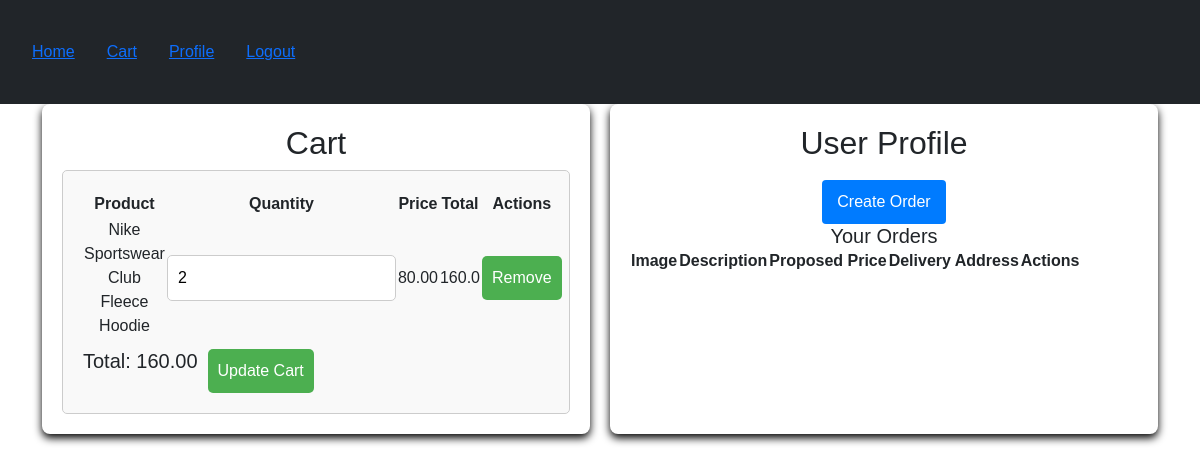
The app's page /cart/ (signed in), older data.
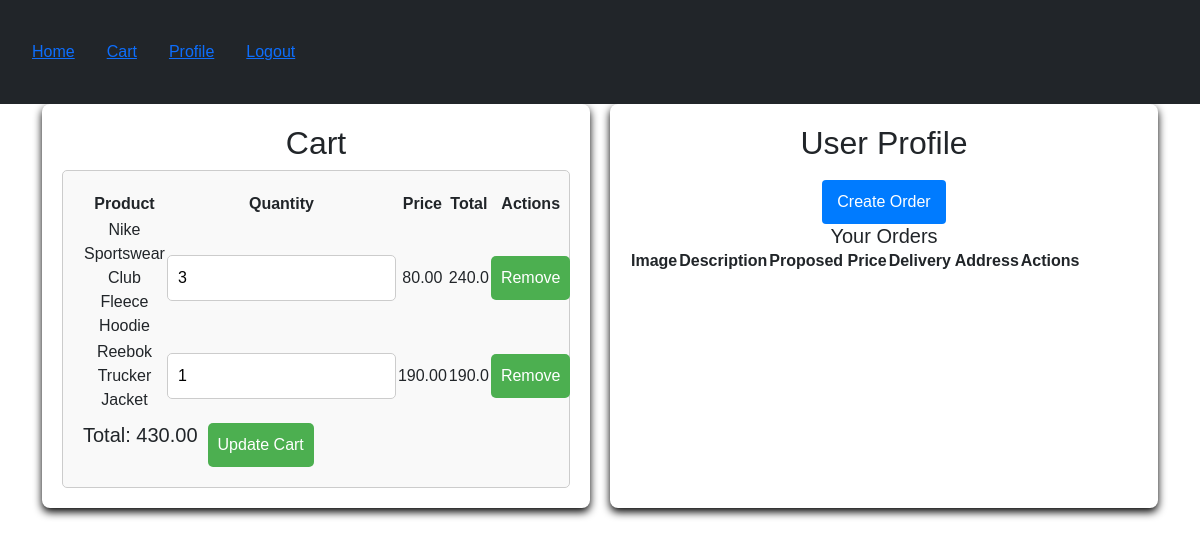
The same page, newer data.
### shop/models.py (models this page shows, shortened)
class CartItem(models.Model):
    user = models.ForeignKey(User, on_delete=models.CASCADE)
    product = models.ForeignKey(Product, on_delete=models.CASCADE)
    quantity = models.PositiveIntegerField(default=1)

class Product(models.Model):
    name = models.CharField(max_length=255)
    slug = models.SlugField(max_length=255, unique=True, blank=True)
    image = models.ImageField(upload_to='products/')
    price = models.DecimalField(max_digits=10, decimal_places=2)
    category = models.ForeignKey(Category, on_delete=models.CASCADE)
    brand = models.ForeignKey(Brand, on_delete=models.CASCADE)
    description = models.TextField()
    stock = models.PositiveIntegerField()
    class Meta:
        ordering = ('id',)

### shop/views.py (the view, shortened to what this page needs)
# urls.py: path('cart/', cart, name='cart'),
@login_required
def cart(request):
    cart_items = CartItem.objects.filter(user=request.user)
    total = sum(item.product.price * item.quantity for item in cart_items)
    context = {
        'cart_items': cart_items,
        'total': total,
    }
    return render(request, 'shop/cart.html', context)

### shop/templatetags/custom_filters.py (called while the page is built)
@register.filter(name='mul')
def multiply(value, arg):
    try:
        return float(value) * float(arg)
    except (ValueError, TypeError):
        return ''

### shop/templates/shop/cart.html (shortened to what this page needs)
{% extends "shop/base.html" %}
{% load static %}
{% load custom_filters %}
{% block content %}
<div class="product-grid">
    <div class="product-card">
        <h2>Cart</h2>
        <form method="POST">
            <table>
                <tr>
                    <th>Product</th>
                    <th>Quantity</th>
                    <th>Price</th>
                    <th>Total</th>
                    <th>Actions</th>
                </tr>
                {% for item in cart_items %}
                <tr>
                    <td>{{ item.product.name }}</td>
                    <td>
                        <input type="number" name="quantity_{{ item.id }}" value="{{ item.quantity }}">
                    </td>
                    <td>{{ item.product.price }}</td>
                    <td>{{ item.product.price|mul:item.quantity }}</td>
                    <td>
                        <button formaction="{% url 'remove_from_cart' item.id %}">Remove</button>
                    </td>
                </tr>
                {% endfor %}
            </table>
            <h3>Total: {{ total }}</h3>
            <button type="submit">Update Cart</button>
        </form>
    </div>
    <div class="product-card">
        <h2>User Profile</h2>
        <a href="{% url 'create_order' %}">Create Order</a>
        <h3>Your Orders</h3>
        <table>
            <tr>
                <th>Image</th>
                <th>Description</th>
                <th>Proposed Price</th>
                <th>Delivery Address</th>
                <th>Actions</th>
            </tr>
        </table>
    </div>
</div>
{% endblock %}

Row changes from the older to the newer data that the page shows:
changed CartItem "Nike Sportswear Club Fleece Hoodie": id "2" → "3"; product.price|mul "160.0" → "240.0"
added CartItem: product.name "Reebok Trucker Jacket", quantity "1", product.price "190.00", product.price|mul "190.0"
Text that changed along with them:
{{ total }}: "160.00" → "430.00"
